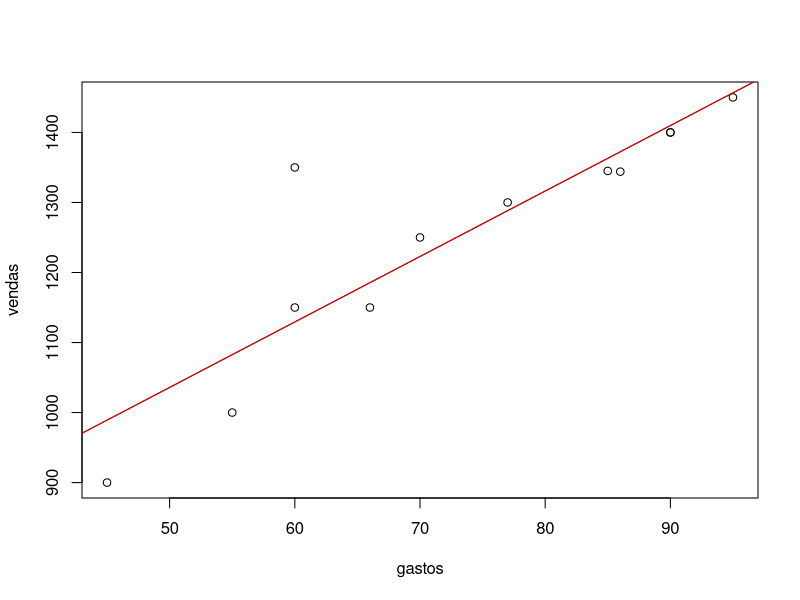
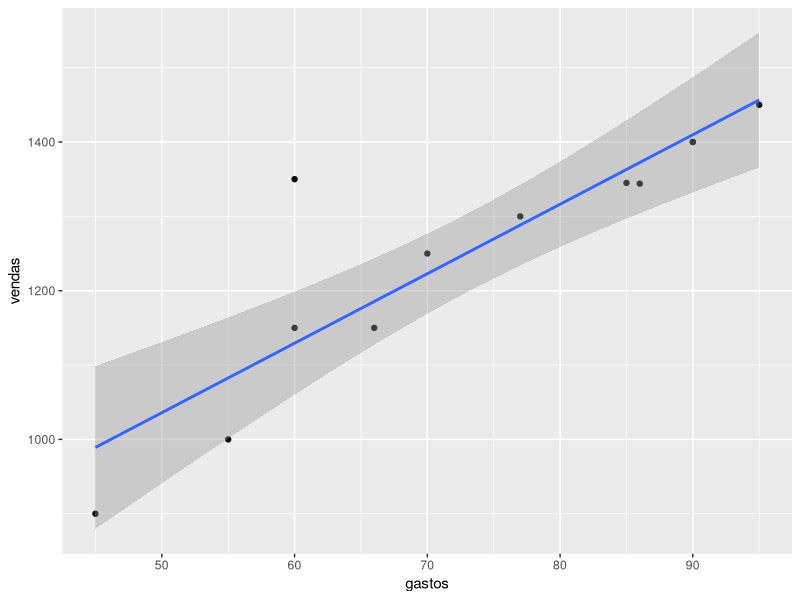
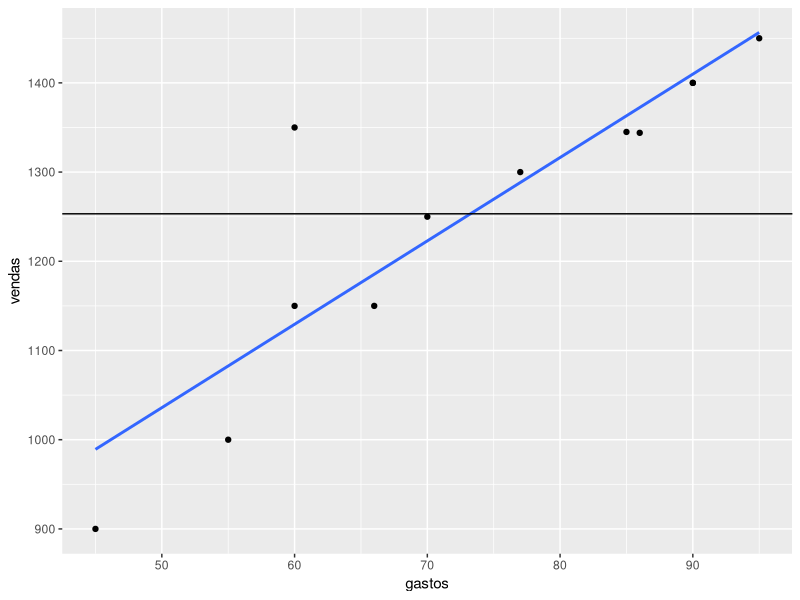
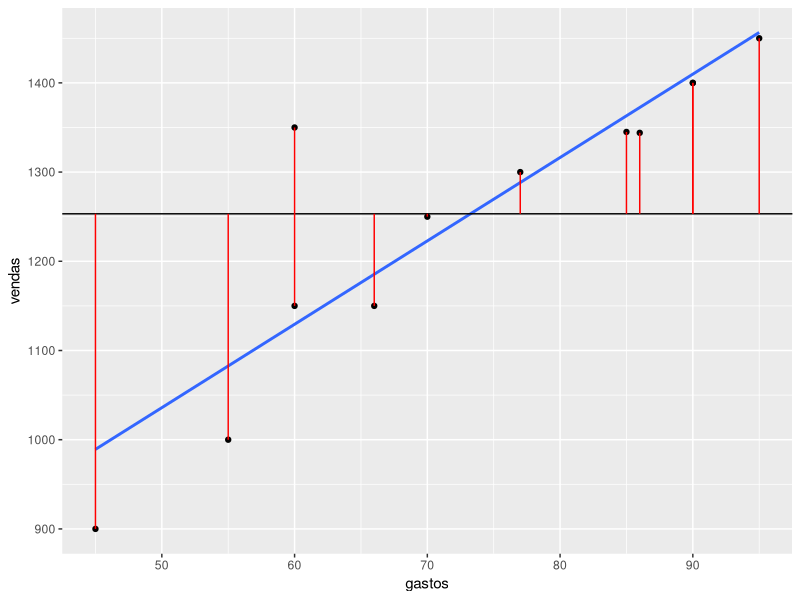
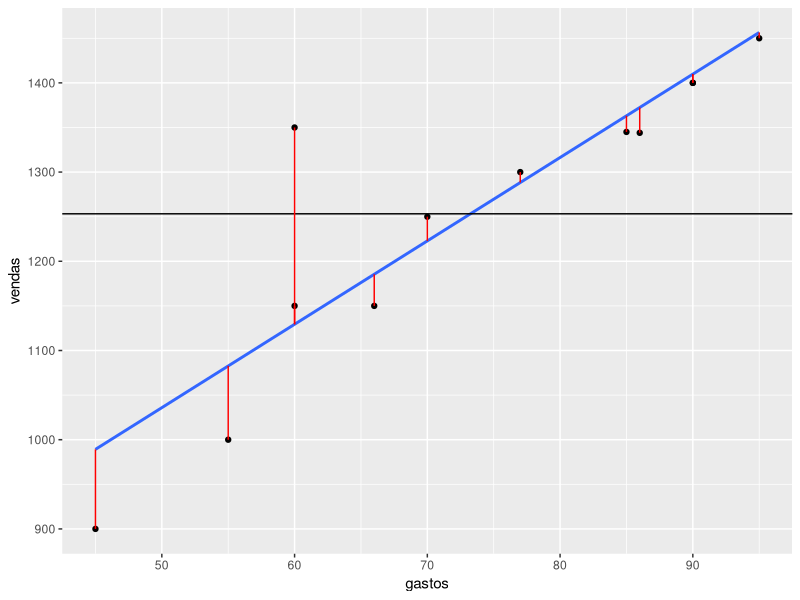

Reproduce these figures in R, in order.
# Obs¹ Não esqueça! Se você estiver utilizando o RStudio assim como eu, inicie a sessão de trabalho
# para isso clique em Session, depois em Set Working Directory e CHoose Work Directory

gastos = c(60,45,	55,	66,	70,	90,	95,	77, 85,	86,	60,	90)
vendas = c(1150,	900,	1000,	1150,	1250,	1400,	1450,	1300,	1345,	1344,	1350,	1400)


# calcula a média das notas
mean(gastos)
mean(vendas)

str(gastos)
str(vendas)

################ PLOTAGEM BÁSICA ####################

plot(gastos, vendas)
lm(vendas ~ gastos)
abline( 568.590     ,   9.347   )

# adicionando a regressão ao modelo
abline(lm(vendas ~ gastos), col = "red")

##### UTILIZANDO O GGPLOT2 #######

library(ggplot2)
install.packages("ggplot2")

ggplot(mapping = aes(gastos, vendas)) +
  geom_point() +
  geom_smooth(method = "lm")


retas <- ggplot(mapping = aes(gastos, vendas)) +
  geom_point() +
  geom_smooth(se = FALSE, method = "lm") + 
  geom_hline(yintercept = mean(vendas))
retas


####### VISUALIZANDO OS ERROS #######

retas +
  geom_segment(aes(x = gastos, y = vendas),
               xend = gastos, yend = mean(vendas), col="red")


retas +
  geom_segment(aes(x = gastos, y = vendas),
               xend = gastos, yend = predict(lm(vendas ~ gastos)), col = "red" )


####### CALCULANDO O R² #######

SQt = sum((mean(vendas) - vendas)**2)
SQres = sum((predict(lm(vendas ~ gastos)) - vendas)**2)
R2 = (SQt - SQres) / SQt
R2
0.7895924

# Utilizando a função summary
summary(lm(vendas ~ gastos))
